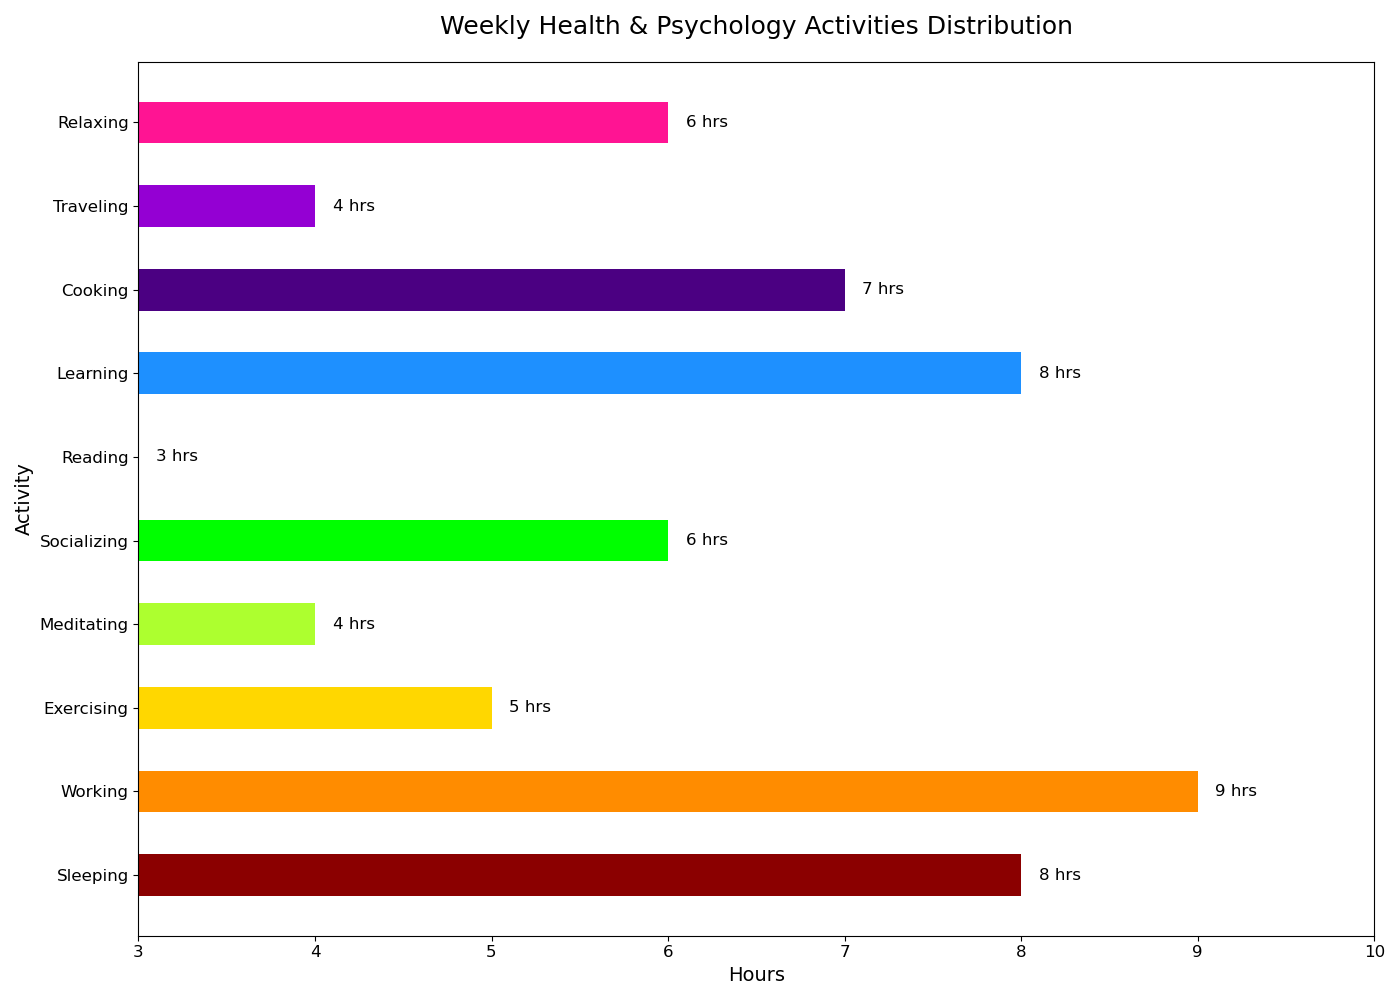

The script that drew this image:

import matplotlib.pyplot as plt

activities = ["Sleeping", "Working", "Exercising", "Meditating", "Socializing", "Reading", "Learning", "Cooking", "Traveling", "Relaxing"]
hours = [8, 9, 5, 4, 6, 3, 8, 7, 4, 6]

fig, ax = plt.subplots(figsize=(14, 10))

bars = ax.barh(activities, hours, height=0.5,
              color=['#8B0000', '#FF8C00', '#FFD700', '#ADFF2F', '#00FF00', '#00CED1', '#1E90FF', '#4B0082', '#9400D3', '#FF1493'])

ax.set_title('Weekly Health & Psychology Activities Distribution', fontsize=18, pad=20)
ax.set_xlabel('Hours', fontsize=14)
ax.set_ylabel('Activity', fontsize=14)
ax.set_xlim(3, 10)

ax.xaxis.set_tick_params(labelsize=12)
ax.yaxis.set_tick_params(labelsize=12)

for bar in bars:
    width = bar.get_width()
    ax.text(width + 0.1, bar.get_y() + bar.get_height()/2, f'{width} hrs',
            va='center', ha='left', fontsize=12)

plt.tight_layout()
plt.show()
